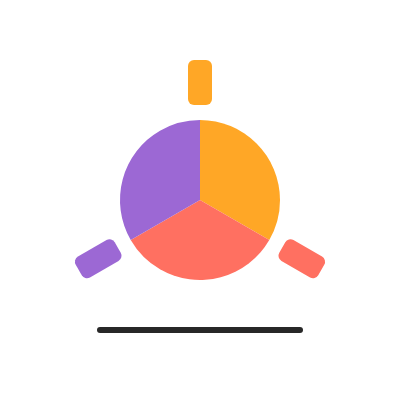
Frame 1 (no input)
Frame 2 (the mouse pressed at the canvas centre, redrawn once): identical to frame 1, image omitted

The p5.js sketch that drew this single still picture (run headless with seeded random() and noise() and a simulated clock; the mouse was pressed at the canvas centre and the sketch redrawn once):

// p5.js sketch
// ── sketch.js
function setup() {
  createCanvas(400, 400);
  noLoop();
}

function draw() {
  // Transparent background
  clear();
  
  let cx = width / 2;
  let cy = height / 2;
  
  // Lumio palette - 3 colors
  let amber = color(255, 167, 38);
  let coral = color(255, 112, 97);
  let violet = color(156, 104, 212);
  
  noStroke();
  
  let radius = 80;
  let third = TWO_PI / 3;
  
  // Core circle - 3 color segments
  fill(amber);
  arc(cx, cy, radius * 2, radius * 2, -HALF_PI, -HALF_PI + third);
  
  fill(coral);
  arc(cx, cy, radius * 2, radius * 2, -HALF_PI + third, -HALF_PI + third * 2);
  
  fill(violet);
  arc(cx, cy, radius * 2, radius * 2, -HALF_PI + third * 2, -HALF_PI + third * 3);
  
  // 3 geometric rays
  let rayLength = 45;
  let rayWidth = 24;
  let rayOffset = radius + 15;
  
  fill(amber);
  push();
  translate(cx, cy);
  rotate(-HALF_PI);
  rect(rayOffset, -rayWidth/2, rayLength, rayWidth, 6);
  pop();
  
  fill(coral);
  push();
  translate(cx, cy);
  rotate(-HALF_PI + third);
  rect(rayOffset, -rayWidth/2, rayLength, rayWidth, 6);
  pop();
  
  fill(violet);
  push();
  translate(cx, cy);
  rotate(-HALF_PI + third * 2);
  rect(rayOffset, -rayWidth/2, rayLength, rayWidth, 6);
  pop();
  
  // Signature line
  stroke(40);
  strokeWeight(6);
  strokeCap(ROUND);
  line(100, 330, 300, 330);
}
